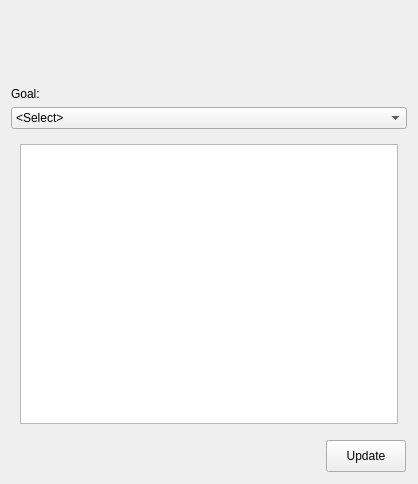
<?xml version="1.0" encoding="UTF-8"?>
<ui version="4.0">
 <class>utilities</class>
 <widget class="QWidget" name="utilities">
  <property name="geometry">
   <rect>
    <x>0</x>
    <y>0</y>
    <width>418</width>
    <height>484</height>
   </rect>
  </property>
  <property name="windowTitle">
   <string>Form</string>
  </property>
  <layout class="QVBoxLayout" name="utilitiesLayout">
   <item>
    <widget class="QLabel" name="probPlot">
     <property name="minimumSize">
      <size>
       <width>0</width>
       <height>70</height>
      </size>
     </property>
     <property name="maximumSize">
      <size>
       <width>300</width>
       <height>16777215</height>
      </size>
     </property>
     <property name="text">
      <string/>
     </property>
     <property name="scaledContents">
      <bool>true</bool>
     </property>
     <property name="buddy">
      <cstring>updateButton</cstring>
     </property>
    </widget>
   </item>
   <item>
    <widget class="QLabel" name="goalLabel">
     <property name="text">
      <string>Goal:</string>
     </property>
     <property name="buddy">
      <cstring>goalList</cstring>
     </property>
    </widget>
   </item>
   <item>
    <widget class="QComboBox" name="goalList">
     <item>
      <property name="text">
       <string>&lt;Select&gt;</string>
      </property>
     </item>
     <item>
      <property name="text">
       <string>Detect</string>
      </property>
     </item>
     <item>
      <property name="text">
       <string>Map</string>
      </property>
     </item>
     <item>
      <property name="text">
       <string>Navigate</string>
      </property>
     </item>
     <item>
      <property name="text">
       <string>Review status</string>
      </property>
     </item>
     <item>
      <property name="text">
       <string>Inspect current site</string>
      </property>
     </item>
     <item>
      <property name="text">
       <string>Explore</string>
      </property>
     </item>
    </widget>
   </item>
   <item>
    <widget class="QStackedWidget" name="probTables">
     <property name="locale">
      <locale language="English" country="UnitedStates"/>
     </property>
     <property name="currentIndex">
      <number>6</number>
     </property>
     <widget class="QWidget" name="select">
      <layout class="QVBoxLayout" name="verticalLayout">
       <property name="margin">
        <number>1</number>
       </property>
      </layout>
     </widget>
     <widget class="QWidget" name="detect">
      <layout class="QVBoxLayout" name="verticalLayout_2">
       <property name="spacing">
        <number>0</number>
       </property>
       <property name="margin">
        <number>1</number>
       </property>
       <item>
        <widget class="QTableView" name="detectTable"/>
       </item>
      </layout>
     </widget>
     <widget class="QWidget" name="mapping">
      <layout class="QVBoxLayout" name="verticalLayout_3">
       <property name="spacing">
        <number>0</number>
       </property>
       <property name="margin">
        <number>1</number>
       </property>
       <item>
        <widget class="QTableView" name="mappingTable"/>
       </item>
      </layout>
     </widget>
     <widget class="QWidget" name="navigate">
      <layout class="QVBoxLayout" name="verticalLayout_4">
       <item>
        <widget class="QTableView" name="navigateTable"/>
       </item>
      </layout>
     </widget>
     <widget class="QWidget" name="review">
      <layout class="QVBoxLayout" name="verticalLayout_5">
       <item>
        <widget class="QTableView" name="reviewTable"/>
       </item>
      </layout>
     </widget>
     <widget class="QWidget" name="inspect">
      <layout class="QVBoxLayout" name="verticalLayout_6">
       <item>
        <widget class="QTableView" name="inspectTable"/>
       </item>
      </layout>
     </widget>
     <widget class="QWidget" name="explore">
      <layout class="QVBoxLayout" name="verticalLayout_7">
       <item>
        <widget class="QTableView" name="exploreTable"/>
       </item>
      </layout>
     </widget>
    </widget>
   </item>
   <item>
    <layout class="QHBoxLayout" name="updateLayout">
     <property name="spacing">
      <number>0</number>
     </property>
     <property name="margin">
      <number>1</number>
     </property>
     <item>
      <spacer name="horizontalSpacer">
       <property name="orientation">
        <enum>Qt::Horizontal</enum>
       </property>
       <property name="sizeHint" stdset="0">
        <size>
         <width>40</width>
         <height>20</height>
        </size>
       </property>
      </spacer>
     </item>
     <item>
      <widget class="QPushButton" name="updateButton">
       <property name="minimumSize">
        <size>
         <width>0</width>
         <height>32</height>
        </size>
       </property>
       <property name="text">
        <string>Update</string>
       </property>
      </widget>
     </item>
    </layout>
   </item>
  </layout>
 </widget>
 <tabstops>
  <tabstop>goalList</tabstop>
  <tabstop>updateButton</tabstop>
 </tabstops>
 <resources/>
 <connections>
  <connection>
   <sender>updateButton</sender>
   <signal>clicked()</signal>
   <receiver>probPlot</receiver>
   <slot>update()</slot>
   <hints>
    <hint type="sourcelabel">
     <x>342</x>
     <y>462</y>
    </hint>
    <hint type="destinationlabel">
     <x>144</x>
     <y>49</y>
    </hint>
   </hints>
  </connection>
  <connection>
   <sender>goalList</sender>
   <signal>activated(int)</signal>
   <receiver>probTables</receiver>
   <slot>setCurrentIndex(int)</slot>
   <hints>
    <hint type="sourcelabel">
     <x>208</x>
     <y>121</y>
    </hint>
    <hint type="destinationlabel">
     <x>208</x>
     <y>285</y>
    </hint>
   </hints>
  </connection>
 </connections>
</ui>
